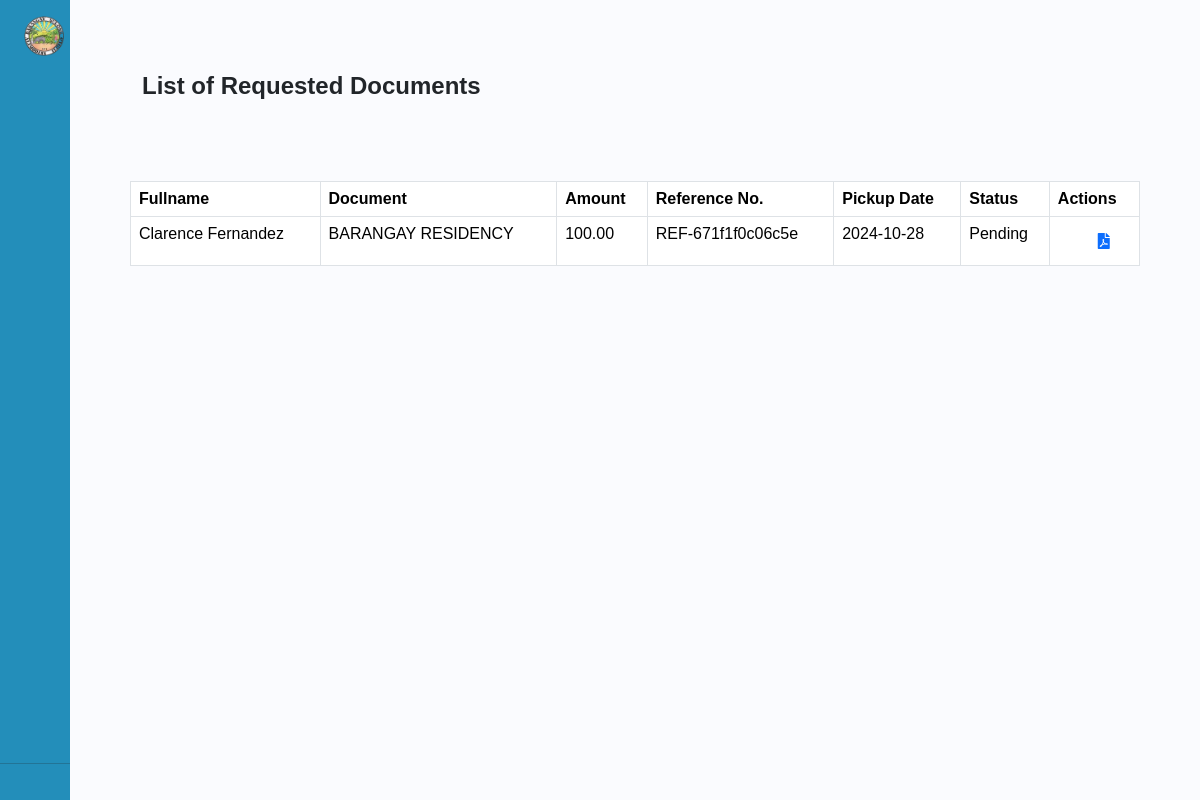
/documentissuance.php (signed in), run on the app's committed database.
### tables this page shows
CREATE TABLE `documentissuance` (
  `id` int(11) NOT NULL AUTO_INCREMENT,
  `Fullname` varchar(255) NOT NULL,
  `Age` int(11) NOT NULL,
  `Document` varchar(255) NOT NULL,
  `Amount` decimal(10,2) NOT NULL,
  `Referenceno` varchar(255) NOT NULL,
  `Date` date NOT NULL,
  `Contactno` varchar(255) NOT NULL,
  `Purpose` text NOT NULL,
  `Status` varchar(50) NOT NULL,
  PRIMARY KEY (`id`)
);

### documentissuance.php (the view, shortened to what this page needs)
<?php
include('includes_admin/footer.php');
require_once("session.php");
?>
<!DOCTYPE html>
<html lang="en">
<head>
    <link href="https://cdn.lineicons.com/4.0/lineicons.css" rel="stylesheet" />
    <link href="https://cdn.jsdelivr.net/npm/bootstrap@5.3.3/dist/css/bootstrap.min.css" rel="stylesheet">
    <link rel="stylesheet" href="includes_admin/stylebar.css">
    <link rel="stylesheet" href="https://cdnjs.cloudflare.com/ajax/libs/font-awesome/5.15.4/css/all.min.css">
</head>
<body>
    <div class="wrapper">
    <aside id="sidebar">
            <div class="d-flex">
                <button class="toggle-btn" type="button">
                    <img class="headerlogo " src="/Logo/headerlogo.png" alt="Alimodian">
                </button>
            </div>
            <ul class="sidebar-nav">
                <li class="sidebar-item">
                    <a href="dashboard.php" class="sidebar-link">
                    </a>
                </li>
                <li class="sidebar-item">
                    <a href="#" class="sidebar-link collapsed has-dropdown" data-bs-toggle="collapse"
                        data-bs-target="#brgy" aria-expanded="false" aria-controls="brgy">
                    </a>
                </li>
                <li class="sidebar-item">
                    <a href="#" class="sidebar-link collapsed has-dropdown" data-bs-toggle="collapse"
                        data-bs-target="#record" aria-expanded="false" aria-controls="record">
                    </a>
                </li>
                <li class="sidebar-item">
                    <a href="#" class="sidebar-link collapsed has-dropdown" data-bs-toggle="collapse"
                        data-bs-target="#docs" aria-expanded="false" aria-controls="docs">
                    </a>
                </li>
                <li class="sidebar-item">
                    <a href="#" class="sidebar-link collapsed has-dropdown" data-bs-toggle="collapse"
                        data-bs-target="#updates" aria-expanded="false" aria-controls="updates">
                    </a>
                </li>
                <li class="sidebar-item">
                    <a href="#" class="sidebar-link collapsed has-dropdown" data-bs-toggle="collapse"
                        data-bs-target="#services" aria-expanded="false" aria-controls="services">
                    </a>
                </li>
                <li class="sidebar-item">
                    <a href="dashboardbackup.php" class="sidebar-link">
                    </a>
                </li>
            </ul>
            <div class="sidebar-footer">
                <a href="userprofile.php" class="sidebar-link">
                </a>
            </div>
            <hr>
            <div class="sidebar-footer">
                <a href="logout_admin.php" class="sidebar-link">
                </a>
            </div>
        </aside>
        <div class="main p-5">
            <div class="d-flex justify-content-between p-4">
                <h1>List of Requested Documents</h1>
            </div>
            <div class="container mt-5">
                <table id="documenttable" class="table table-bordered">
                    <thead>
                        <tr>
                            <th scope="col">Fullname</th>
                            <th scope="col">Document</th>
                            <th scope="col">Amount</th>
                            <th scope="col">Reference No.</th>
                            <th scope="col">Pickup Date</th>
                            <th scope="col">Status</th>
                            <th scope="col">Actions</th>
                        </tr>
                    </thead>
                    <tbody>
                        <?php
                        $sql = "SELECT * FROM documentissuance";
                        $query = $dbh->prepare($sql);
                        $query->execute();
                        $results = $query->fetchAll(PDO::FETCH_OBJ);
                        if ($query->rowCount() > 0) {
                            foreach ($results as $result) {
                        ?>
                                <tr>
                                    <td><?php echo htmlentities($result->Fullname); ?></td>
                                    <td><?php echo htmlentities($result->Document); ?></td>
                                    <td><?php echo htmlentities($result->Amount); ?></td>
                                    <td><?php echo htmlentities($result->Referenceno); ?></td>
                                    <td><?php echo htmlentities($result->Date); ?></td>
                                    <td><?php echo htmlentities($result->Status); ?></td>
                                    <td>
                                        <a href="documentissuance.php?del=<?php echo htmlentities($result->id); ?>"><i class="lni lni-trash-can p-2" onclick="return confirm('Do you really want to delete?')"></i></a>
                                        <a href="updatedocumentissuance.php?id=<?php echo htmlentities($result->id); ?>"><i class="lni lni-pencil p-2"></i></a>
                                        <?php if ($result->Document == "BARANGAY RESIDENCY") { ?>
                                            <a href="certificateresidency.php?id=<?php echo htmlentities($result->id); ?>" target="_blank" onclick="var newWindow = window.open(this.href); newWindow.onload = function() { newWindow.print(); }; return false;">
                                                <i class="fas fa-file-pdf p-2"></i>
                                            </a>
                                        <?php } elseif ($result->Document == "BARANGAY INDIGENCE") { ?>
                                            <a href="certificateofindigence.php?id=<?php echo htmlentities($result->id); ?>" target="_blank" onclick="var newWindow = window.open(this.href); newWindow.onload = function() { newWindow.print(); }; return false;">
                                                <i class="fas fa-file-pdf p-2"></i>
                                            </a>
                                        <?php } else { ?>
                                            <i class="fas fa-file-pdf p-2" style="color: gray;"></i>
                                        <?php } ?>
                                    </td>
                                </tr>
                        <?php
                            }
                        }
                        ?>
                    </tbody>
                </table>
            </div>
        </div>
</body>
</html>

### includes_admin/stylebar.css (style rules this page uses)
a { text-decoration: none; }
li { list-style: none; }
h1 { font-weight: 600; font-size: 1.5rem; }
body { font-family: 'Poppins', sans-serif; }
.wrapper { display: flex; }
.main { min-height: 100vh; width: 100%; overflow: hidden; transition: all 0.35s ease-in-out; background-color: #fafbfe; }
.headerlogo { width: 40px; min-width: 40px; z-index: 1000; transition: all .25s ease-in-out; background-color: #238EBA; display: flex; flex-direction: column; }
#sidebar { width: 70px; min-width: 70px; z-index: 1000; transition: all .25s ease-in-out; background-color: #238EBA; display: flex; flex-direction: column; }
.toggle-btn { background-color: transparent; cursor: pointer; border: 0; padding: 1rem 1.5rem; }
.sidebar-nav { padding: 2rem 0; flex: 1 1 auto; }
a.sidebar-link { padding: .625rem 1.625rem; color: #FFF; display: block; font-size: 0.9rem; white-space: nowrap; border-left: 3px solid transparent; }
.sidebar-item { position: relative; }

### data on the page
documentissuance: Fullname "Clarence Fernandez", Document "BARANGAY RESIDENCY", Amount "100.00", Referenceno "REF-671f1f0c06c5e", Date "2024-10-28", Status "Pending"
